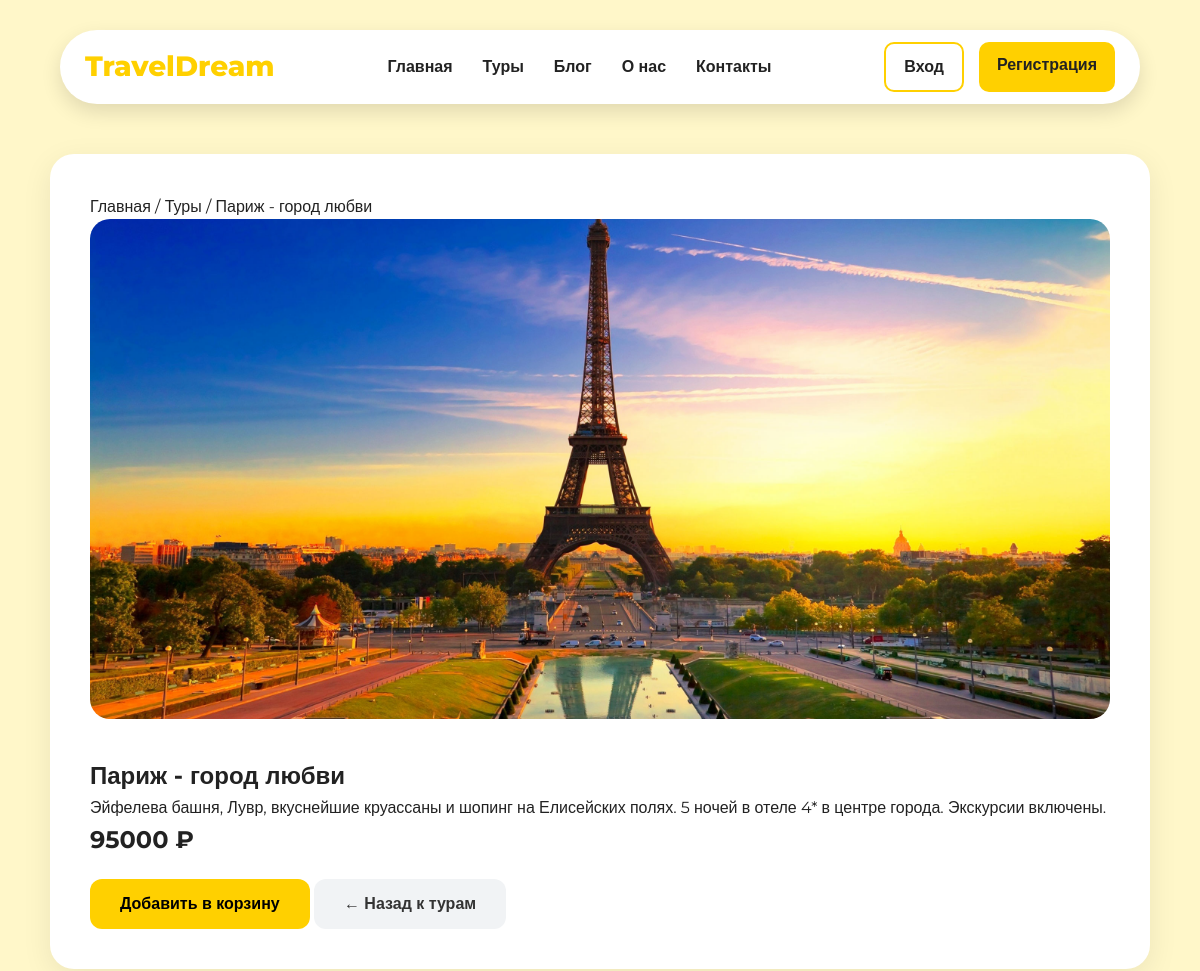
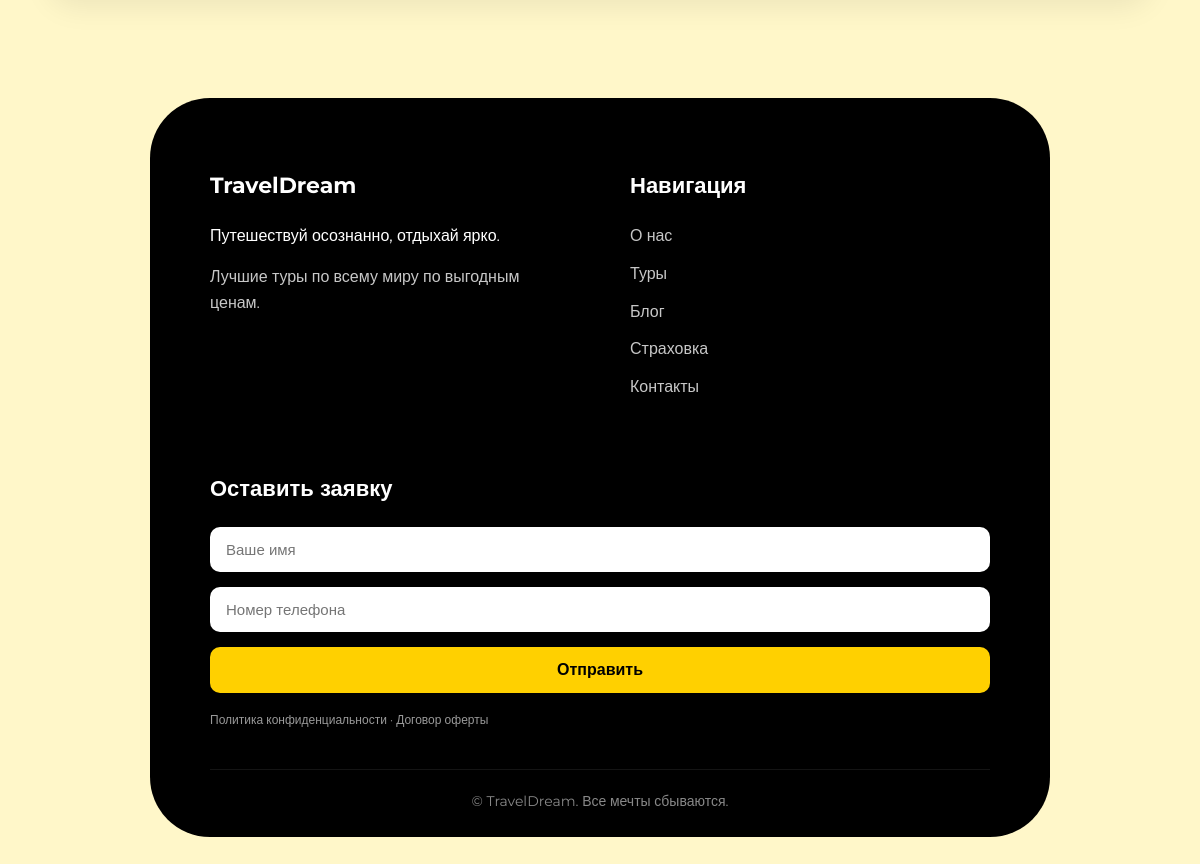
The page /tour/2/ on the database its author committed (2 pictures, top to bottom).
### travel/models.py (models this page shows, shortened)
class Destination(models.Model):
    name = models.CharField(max_length=100)
    price = models.IntegerField()
    description = models.TextField()
    img = models.ImageField(upload_to='pics')
    offer = models.BooleanField(default=False)

### travel/views.py (the view)
# urls.py: path('tour/<int:id>/', views.tour_detail, name='tour_detail'),
def tour_detail(request, id):
    tour = get_object_or_404(Destination, id=id)
    return render(request, 'tour_detail.html', {'tour': tour})

### templates/tour_detail.html (shortened to what this page needs)
{% extends 'base.html' %}
{% block content %}
<section class="detail">
    <div class="breadcrumb">
        <a href="{% url 'home' %}">Главная</a> /
        <a href="{% url 'tours' %}">Туры</a> /
        <span>{{ tour.name }}</span>
    </div>
    <img src="{{ tour.img.url }}" alt="{{ tour.name }}">
    <h1>{{ tour.name }}</h1>
    <p>{{ tour.description }}</p>
    <h2>{{ tour.price }} ₽</h2>
    <div class="detail-actions">
        <a href="{% url 'add_to_cart' tour.id %}">
    <button class="btn-book">
        Добавить в корзину
    </button>
</a>
        <a href="{% url 'tours' %}">
            <button class="btn-back">
                ← Назад к турам
            </button>
        </a>
    </div>
</section>
{% endblock %}

### static/css/style.css (style rules this page uses)
* { margin: 0; padding: 0; box-sizing: border-box; }
body { font-family: 'Montserrat', sans-serif; background: #fff7c9; color: #222; line-height: 1.6; }
a { text-decoration: none; color: inherit; }
button { cursor: pointer; border: none; transition: 0.3s; }
.detail { max-width: 1100px; margin: 50px auto; padding: 40px; background: white; border-radius: 24px; box-shadow: 0 8px 30px rgba(0,0,0,0.08); }
.detail img { width: 100%; max-height: 500px; object-fit: cover; border-radius: 20px; margin-bottom: 30px; }
.btn-back { display: inline-block; margin-top: 20px; padding: 12px 20px; background: #f1f3f5; color: #333; border-radius: 10px; text-decoration: none; }
.btn-book { background: #FFD000; border: none; padding: 16px 30px; border-radius: 12px; font-size: 16px; font-weight: 600; cursor: pointer; transition: 0.3s; }
.btn-back { background: #f1f3f5; color: #333; border: none; padding: 16px 30px; border-radius: 12px; font-size: 16px; font-weight: 600; cursor: pointer; transition: 0.3s; }

### rows shown on the page
Destination: name "Париж - город любви", img (picture), description "Эйфелева башня, Лувр, вкуснейшие круассаны и шопинг на Елисейских полях. 5 ночей в отеле 4* в центре города. Экскурсии включены.", price "95000"
